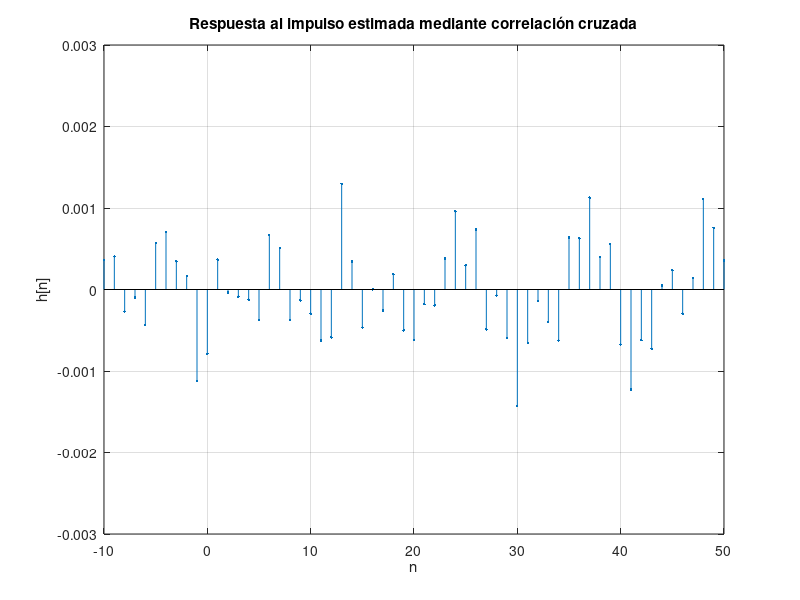

This figure's MATLAB source:
clear; clc, close all;

load('Mediciones/medicion_v1.mat');

Ts = 0.02;
fs = 1/Ts;

N = length(pos);

pos_c = pos - mean(pos);

rng(1); %semilla

w = randn(N, 1);

[r_yw,lags] = xcorr(pos_c,w,'biased'); %¿Por qué biased? Entre biased un unbiased el comportamiento solo cambia para lags grandes, así que creo que no importa

h_est = r_yw; %respuesta al impulso como correlación cruzada entre entrada y salida

figure;

stem(lags ,h_est,'.');
xlabel('n');
ylabel('h[n]');
title('Respuesta al impulso estimada mediante correlación cruzada');
N_max = 50;
xlim([-floor(N_max/5), N_max]);
grid on;
